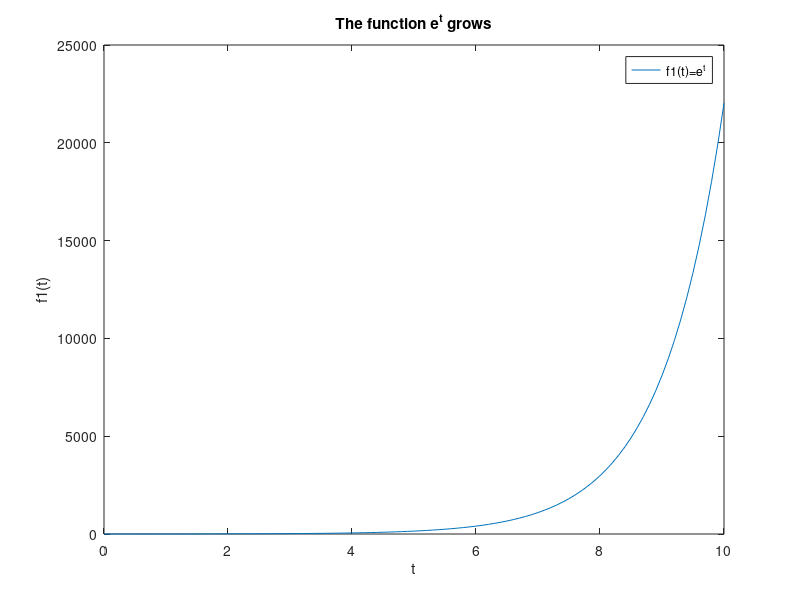
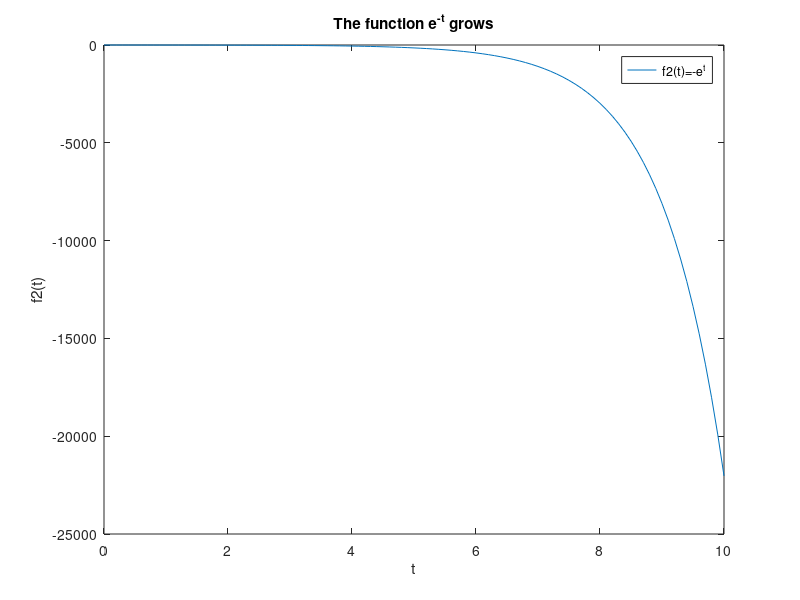
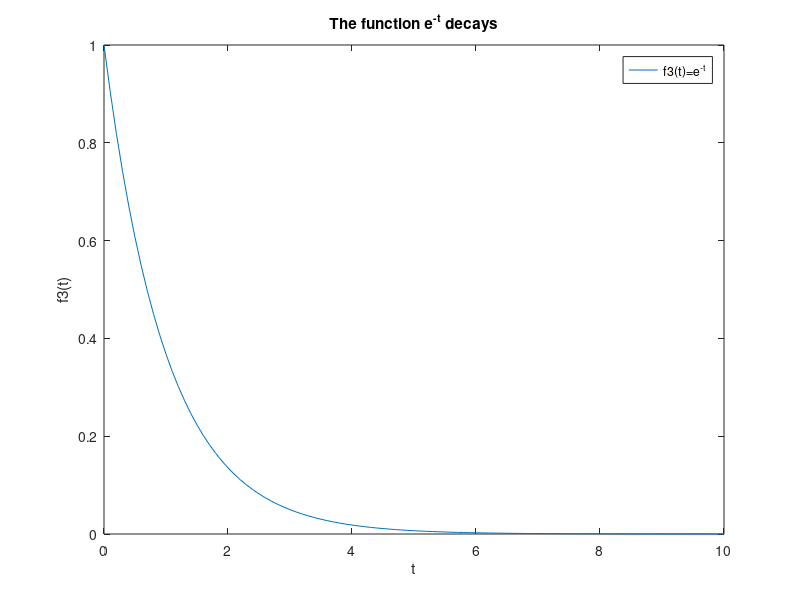
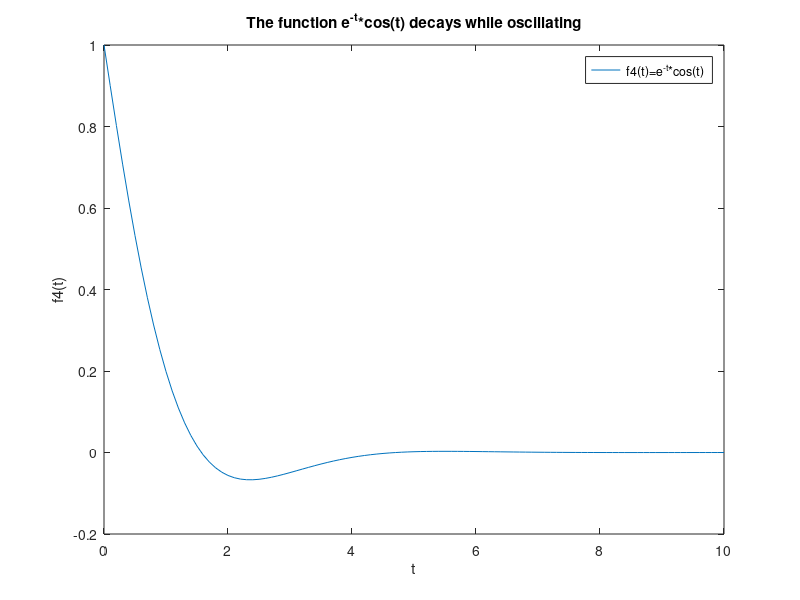

Write the MATLAB code that produced these figures, in order. (Note: this script raises an error after producing the figures.)
%% Second-Order Lab: Second-Order Linear DEs in MATLAB
%
%
% In this lab, you will learn how to use |iode| to plot solutions of 
% second-order ODEs. You will also learn to classify the behaviour of 
% different types of solutions.
%
% Moreover, you will write your own Second-Order ODE system solver, and 
% compare its results to those of |iode|.
%
% Opening the m-file lab5.m in the MATLAB editor, step through each
% part using cell mode to see the results.  Compare the output with the
% PDF, which was generated from this m-file.
%
% There are seven (7) exercises in this lab that are to be handed in at the
% end of the lab.  Write your solutions in the template, including
% appropriate descriptions in each step. Save the m-files and submit them 
% online using Blackboard.
%
% MAT292, Fall 2016, Sinnamon & Sousa, based on
% Spring 2010, Jerrard


%% Student Information
%
%  Student Name: Jiaxi Kang
%
%  Student Number: 1002413328
%

%% Iode for Second-Order Linear DEs with constant coefficients
% 
% In the |iode| menu, select the |Second order linear ODEs| module.
% It opens with a default DE and a default forcing function |f(t) =
% cos(2t)|. The forcing function can be plotted along with the solution by
% choosing |Show forcing function| from the |Options| menu.
%
% Use this module to easily plot solutions to this kind of equations.
%
% There are three methods to input the initial conditions:
%
% Method 1. Enter the values for |t0|, |x(t0)|, and |x'(t0)| into the
% |Initial conditions| boxes, and then click |Plot solution|.
%
% Method 2. Enter the desired slope |x'(t0)| into the appropriate into the
% |Initial conditions| box, and then click on the graph at the point
% |(t0,x(t0))| where you want the solution to start.
%
% Method 3. Press down the left mouse button at the desired point
% |(t0,x(t0))| and drag the mouse a short distance at the desired slope
% |x'(t0)|. When you release the mouse button, |iode| will plot the
% solution.

%% Growth and Decay Concepts
%
% We want to classify different kinds of behaviour of the solutions. We say
% that a solution:
%
% |grows| if its magnitude tends to |infinity| for large values of |t|, that
% is, if either the solution tends to $+\infty$ or $-\infty$,
%
% |decays| if its magnitude converges to |0| for large values of |t|,
%
% |decays while oscillating| if it keeps changing sign for large values of
% |t| and the amplitude of the oscillation tends to zero,
%
% |grows while oscillating| if it keeps changing sign for large values of
% |t| and the amplitude of the oscillation tends to infinity.

%% Example
%
t = 0:0.1:10;

% Example 1
figure();
y1 = exp(t);
plot(t,y1)

% Annotate the figure
xlabel('t');
ylabel('f1(t)');
title('The function e^t grows');
legend('f1(t)=e^t');



% Example 2
figure();
y2 = -exp(t);
plot(t,y2)

% Annotate the figure
xlabel('t');
ylabel('f2(t)');
title('The function e^{-t} grows');
legend('f2(t)=-e^{t}');



% Example 3
figure();
y3 = exp(-t);
plot(t,y3)

% Annotate the figure
xlabel('t');
ylabel('f3(t)');
title('The function e^{-t} decays');
legend('f3(t)=e^{-t}');



% Example 4
figure();
y4 = exp(-t).*cos(t);
plot(t,y4)

% Annotate the figure
xlabel('t');
ylabel('f4(t)');
title('The function e^{-t}*cos(t) decays while oscillating');
legend('f4(t)=e^{-t}*cos(t)');



% Example 5
figure();
y5 = exp(t).*sin(2*t);
plot(t,y5)

% Annotate the figure
xlabel('t');
ylabel('f5(t)');
title('The function e^{t}sin(2t) grows while oscillating');
legend('f5(t)=e^{t}sin(2t)');



% Example 6
figure();
y6 = sin(3*t);
plot(t,y6)

% Annotate the figure
xlabel('t');
ylabel('f6(t)');
title('The function sin(3t) neither decays nor grows, it just oscillates');
legend('f6(t)=sin(3t)');



% |Remark.| A function which |grows while oscillating| doesn't |grow|,
% because it keeps changing sign, so it neither tends to $+\infty$ nor to
% $-\infty$.

%% Exercise 1
%
% Objective: Use |iode| to solve second-order linear DEs. And classify
% them.
%
% Details: Consider the ODE:
%
%  4y'' + 4 y' + 17 y = 0
%
% (a) Use |iode| to plot six (6) numerical solutions of this equation with
% "random" initial data (use Method 3 above) and press-and-drag at various
% initial points, with some of the slopes being positive and some negative)
%
% Use only initial points in the part of the window where |0<t<1| and
% |-1<x<1| and take all initial slopes between |-3| and |+3|.
%
% Change the window to [0,10]x[-3,3].
%
% Annotate each solution on the plot title and write whether it decays, grows, or
% decays/grows while oscillating.
%
% (b) Based on the results of (a), state what percentage of solutions 
% decay, grow, grow while oscillating, or decay while oscillating.
%
% (c) Solve the DE and write the exact solution. Explain why this justifies
% your answer in (b).

%% Exercise 2
%
% Consider the ODE:
%
%  y'' + sqrt(3) y' - y/4 = 0
%
% Repeat (a) and (b) from Exercise 1 with this DE.

%% Exercise 3
%
% Consider the ODE:
%
%  y'' + sqrt(3) y' + y/4 = 0
%
% Repeat (a) and (b) from Exercise 1 with this DE.


%% Example
%
% Consider the ODE:
%
%  y'' + 2y' + 10y = 0
% 
% The solution is
%
%  y(t) = e^(-t) ( c1 cos(3t) + c2 sin(3t) )
%
% From this, it is easy to see that all solutions decay while oscillating.
%
% Similarly, for the equation 
%
%  y'' - 2y' + 10y = 0
% 
% The solution is
%
%  y(t) = e^t ( c3 cos(3t) + c4 sin(3t) )
%
% which grows while oscillating.

%% Exercise 4
%
% Consider the fourth-order ODE:
%
%  y'''' + 2 y''' + 6 y'' + 2 y' + 5 y = 0
%
% (a) Find the general solution for this problem (you can use MATLAB to
% find the roots of the characteristic equation).
%
%
% (b) Predict what percentage of solutions with random initial data will 
% grow, decay, grow while oscillating, and decay while oscillating. Explain.

%% Exercise 5
%
% Objective: Classify equations given the roots of the characteristic
% equation.
%
% Details: Your answer can consist of just a short sentence, as |grows| or 
% |decays while oscillating|.
%
% Consider a second-order linear constant coefficient homogeneous DE with
% |r1| and |r2| as roots of the characteristic equation.
%
% Summarize your conclusions about the behaviour of solutions for randomly
% chosen initial data when.
%
% (a) |0 < r1 < r2|
% Unstable node: 100% of solutions will grow.
%
% (b) |r1 < 0 < r2|
% Saddle point: 99% of solutions will grow, 1% will decay
%
% (c) |r1 < r2 < 0|
% Stable node: 100% of solutions will decay
% 
% (d) |r1 = alpha + beta i| and  |r2 = alpha - beta i| and |alpha < 0|
% Spiral sink: 100% of solutions will decay while oscillating 
%
% (e) |r1 = alpha + beta i| and  |r2 = alpha - beta i| and |alpha = 0|
% Center: 100% of solutions will neither grow nor decay, will only
% oscillate
% 
% (f) |r1 = alpha + beta i| and  |r2 = alpha - beta i| and |alpha > 0|
% Spiral source: 100% of solutions will grow while oscillating

%% Numerical Methods for Second-Order ODEs
%
% One way to create a numerical method for second-order ODEs is to
% approximate derivatives with finite differences in the same way of the
% Euler method.
%
% This means that we approximate the first derivative by:
%
%  y'(t[n]) ~ ( y[n] - y[n-1] ) / h
%
% and
%   
%  y''(t[n])  ~ ( y'(t[n+1]) - y'(t[n]) ) / h ~ ( y[n+1] - 2 y[n] + y[n-1]
%  ) / ( h^2 )
%
% By writing these approximations into the ODE, we obtain a method to get
% |y[n+1]| from the previous two steps |y[n]| and |y[n-1]|.
%
% The method for approximating solutions is:
%
% 1. Start with |y[0]=y0|
%
% 2. Then we need to get |y[1]|, but we can't use the method, because we
% don't have two iterations |y[0]| and |y[-1]|(!!). So we use Euler to get
%
%  y[1] = y0 + y1 h
%
% 3. Use the method described above to get |y[n]| for |n=2,3,...|.

%% Exercise 6
%
% Objective: Write your own second-order ODE solver.
%
% Details: Consider the second-order ODE
%
%  y'' + p(t) y' + q(t) y = g(t)
% 
% Write a second-order ODE solver using the method described above.
% 
% This m-file should be a function which accepts as variables 
% (t0,tN,y0, y1,h), where t0 and tN are the start and end points of the 
% interval on which to solve the ODE, y0, y1 are the initial conditions of
% the ODE, and h is the stepsize.  You may also want to pass the functions 
% into the ODE the way |ode45| does (check MATLAB lab 2).
%
% Note: you will need to use a loop to do this exercise.  

%% Exercise 7
%
% Objective: Compare your method with |iode|
%
% Details: Use |iode| to plot the solution of the ODE in Exercise 2 with
% the initial conditions 
%
%  y(0) = 1
%  y'(0) = (sqrt(3)-2)/2
%
% Without removing the figure window, plot your solution (in a different colour), 
% which will be plotted in the same graph.
%
% Comment on any major differences, or the lack thereof. You do not need
% to reproduce all the code here. Simply make note of any differences of
% note.
h = 0.01;
y0 = 1;
t0 = 0;
tN = 10;
y1 = ((sqrt(3)-2)/2);
%y'' + sqrt(3) y' - y/4 = 0
f = @(t, y, v) (1/4).*y - sqrt(3).*v;
[y,t,v] = second_order(t0,tN,y0, y1,h, f);

plot(t, y);
xlabel('t');
ylabel('f(t)');

%We notice that iode and the second_order solver overlap almost exactly
%when seen on the plot on iode (refer to pdf). For both solvers, the
%solution grows.




